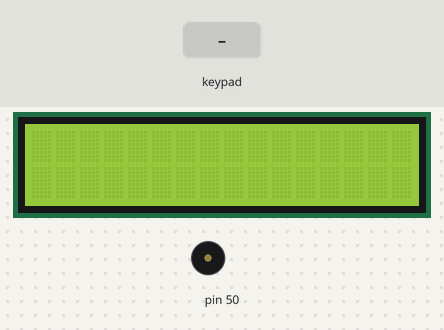
A sketch run on a simulated Arduino Mega 2560, built with avr-gcc and run on an emulated ATmega2560. Shown: 16×2 character LCD, buzzer (waves = sounding). The inputs (shaded band) are chosen by the test bench.

Above: at 1.2 s.
1.3 s: keypad keys 2 3 2 5 2 7 2 9 # pressed 0.4 s apart
At 1.7 s:
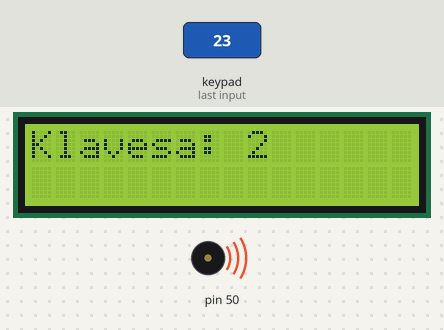
6.4 s: key 'A' pressed
At 7.8 s:
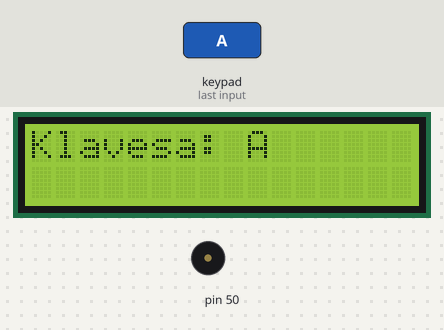
8.4 s: key 'B' pressed
At 9.3 s:
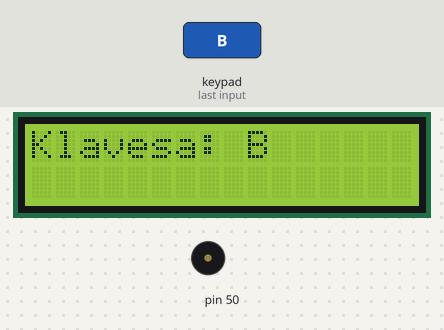
10.4 s: keypad keys 2 3 2 5 2 7 2 9 * pressed 0.4 s apart
At 15.5 s:
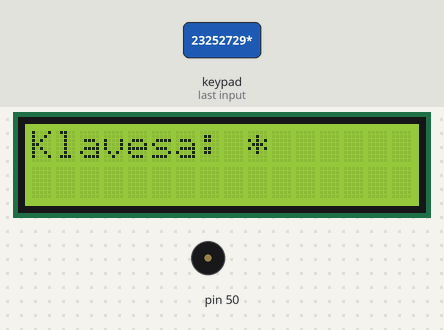
16.5 s: key 'C' pressed
At 18.1 s:
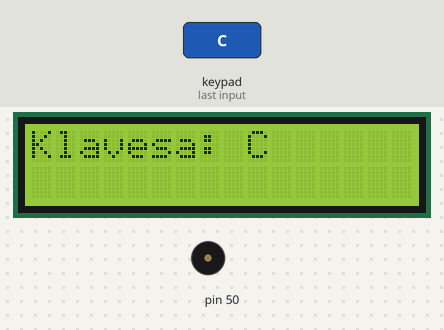
18.5 s: keypad keys 2 3 2 5 2 7 2 9 D pressed 0.4 s apart
At 23.0 s:
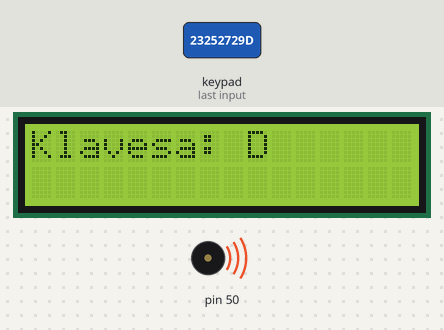
Timing chart, 0 to 24.7 s (numbered marks = the images above; inputs shaded):
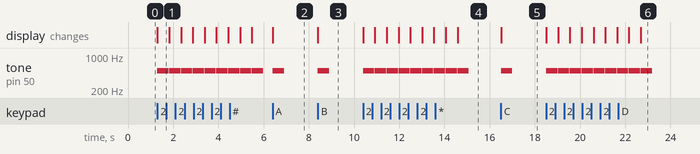

Measured:
- after the input at 1.3 s, tone on pin 50: alternates 500 Hz for 0.50 s and silent for 0.02 s, starting at once; the display: changes at once (image 1)
- after the input at 6.4 s, tone on pin 50: silent → 500 Hz at once, → silent 0.50 s later; the display: changes at once (image 2)
- after the input at 8.4 s, tone on pin 50: silent → 500 Hz at once, → silent 0.50 s later; the display: changes at once (image 3)
- after the input at 10.4 s, tone on pin 50: alternates 500 Hz for 0.50 s and silent for 0.02 s, 18 changes in all, then stays silent, starting at once; the display: first changes at once (image 4 shows a later state)
- after the input at 16.5 s, tone on pin 50: silent → 500 Hz at once, → silent 0.50 s later; the display: changes at once (image 5)
- after the input at 18.5 s, tone on pin 50: alternates 500 Hz for 0.50 s and silent for 0.02 s, 18 changes in all, then stays silent, starting at once; the display: first changes at once (image 6 shows a later state)

The sketch:

Klavesnice_display.ino
```cpp
// Arduino MEGA, LCD Shield HD44780, Membránová klávesnice 4x4

// připojení knihovny
#include <LiquidCrystal.h>
#include <Keypad.h>

LiquidCrystal lcd(8,9,4,5,6,7);

// vytvoření proměnných údávajících
// počet řádků a sloupců klávesnice
const byte radky = 4;
const byte sloupce = 4;
// vytvoření pole s rozmístěním kláves
char keys[radky][sloupce] = {
  {'1','2','3','A'},
  {'4','5','6','B'},
  {'7','8','9','C'},
  {'*','0','#','D'}
};
// nastavení čísel pinů pro spojení s klávesnicí
byte pinyRadku[radky] = {23, 25, 27, 29}; //čísla pinů s řadkem 1 2 3 4
byte pinySloupcu[sloupce] = {31, 33, 35, 37}; //čísla pinu se sloupcem 1 2 3 4

// vytvoření instance klavesnice z knihovny Keypad
Keypad klavesnice = Keypad( makeKeymap(keys), pinyRadku, pinySloupcu, radky, sloupce);

void setup() {
  lcd.begin(16,2);
}

void loop() {
  // načtení hodnoty stisknuté klávesy do proměnné
  char klavesa = klavesnice.getKey();
  // kontrola obsahu proměnné se stisknutou klávesou
  // pokud bylo cokoli stisknuto, vytiskneme klávesu
  if (klavesa){
    lcd.setCursor(0,0);
    lcd.print("Klavesa: ");
    lcd.print(klavesa);
    tone(50, 500);
    delay(500);
    noTone(50);
  }
}
```
